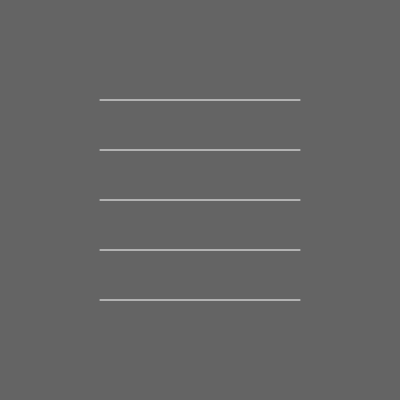
Frame 1 (no input)
Frame 60 (no input): identical to frame 1, image omitted
Frame 120 (the mouse pressed at the canvas centre since frame 60): identical to frame 1, image omitted

The p5.js sketch that drew this single still picture (run headless with seeded random() and noise() and a simulated clock; from frame 60 on, the mouse is pressed at the canvas centre):

// p5.js sketch
// ── sketch.js
let x1 = 100;
let x2 = 300;

function setup() {
  createCanvas(400, 400);
}

function draw() {
  background(100);

  stroke(255);
  line(x1, 100, x2, 100);
  line(x1, 150, x2, 150);
  line(x1, 200, x2, 200);
  line(x1, 250, x2, 250);
  line(x1, 300, x2, 300);
}
